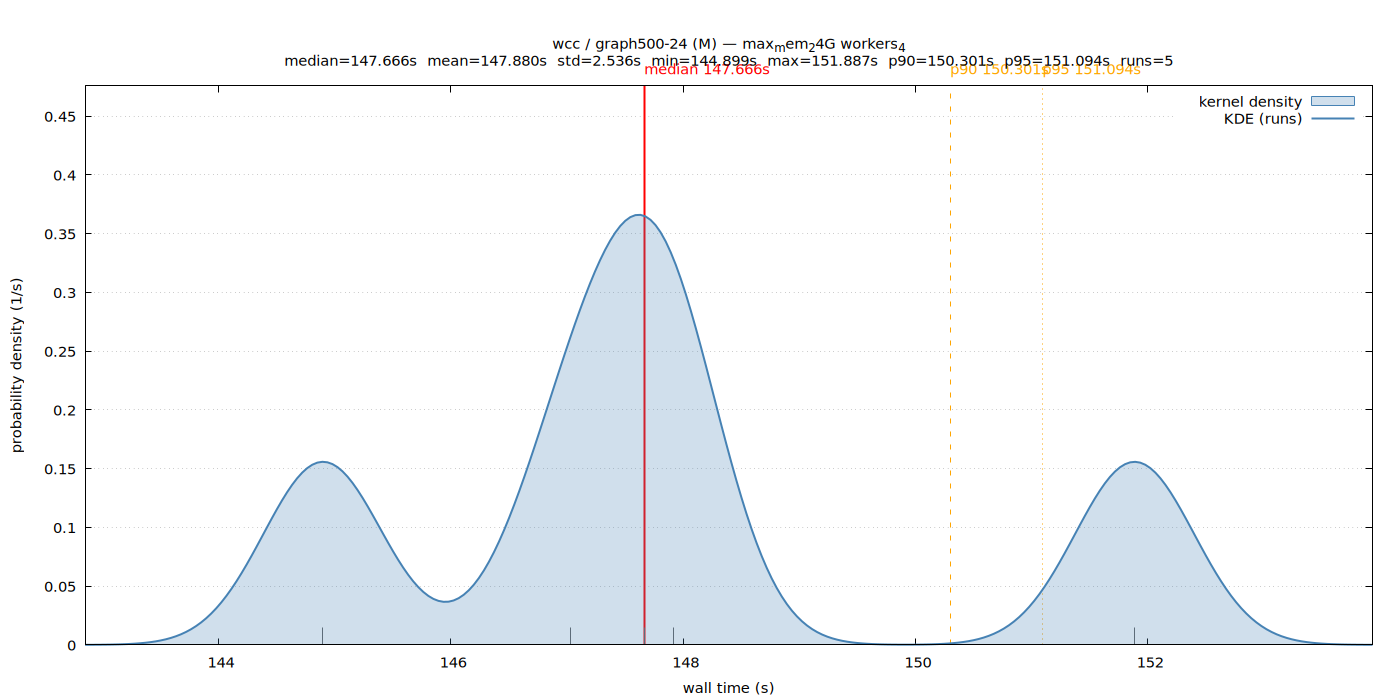

Recreate this plot in gnuplot.
set terminal pngcairo size 1400,700 enhanced font 'Sans,11'
set output '/home/ubuntu/nvm/results/wcc/M/graph500-24/max_mem_24G_workers_4/wall_time.png'
set title "wcc / graph500-24 (M) — max_mem_24G workers_4\nmedian=147.666s  mean=147.880s  std=2.536s  min=144.899s  max=151.887s  p90=150.301s  p95=151.094s  runs=5"
set xlabel 'wall time (s)'
set ylabel 'probability density (1/s)'
set tmargin 5
set yrange [0:0.475874]
set xrange [142.850574:153.935364]
set grid y
set key top right
set arrow from 147.666147,0 to 147.666147,0.475874 nohead lc rgb 'red' lw 2
set label 'median 147.666s' at 147.666147,0.475874 offset char 0,1 tc rgb 'red'
set arrow from 150.300677,0 to 150.300677,0.475874 nohead lc rgb 'orange' lw 1 dt 2
set label 'p90 150.301s' at 150.300677,0.475874 offset char 0,1 tc rgb 'orange'
set arrow from 151.093957,0 to 151.093957,0.475874 nohead lc rgb 'orange' lw 1 dt 3
set label 'p95 151.094s' at 151.093957,0.475874 offset char 0,1 tc rgb 'orange'
set arrow from 147.027760,0 to 147.027760,0.0146423 nohead lc rgb '#666666' lw 1
set arrow from 144.898703,0 to 144.898703,0.0146423 nohead lc rgb '#666666' lw 1
set arrow from 147.920839,0 to 147.920839,0.0146423 nohead lc rgb '#666666' lw 1
set arrow from 147.666147,0 to 147.666147,0.0146423 nohead lc rgb '#666666' lw 1
set arrow from 151.887236,0 to 151.887236,0.0146423 nohead lc rgb '#666666' lw 1
plot '/home/ubuntu/nvm/results/wcc/M/graph500-24/max_mem_24G_workers_4/wall_time.dat' using 1:2 with filledcurves y=0 lc rgb '#4682b4' fs transparent solid 0.25 title 'kernel density', \
     '/home/ubuntu/nvm/results/wcc/M/graph500-24/max_mem_24G_workers_4/wall_time.dat' using 1:2 with lines lw 2 lc rgb '#4682b4' title 'KDE (runs)'
